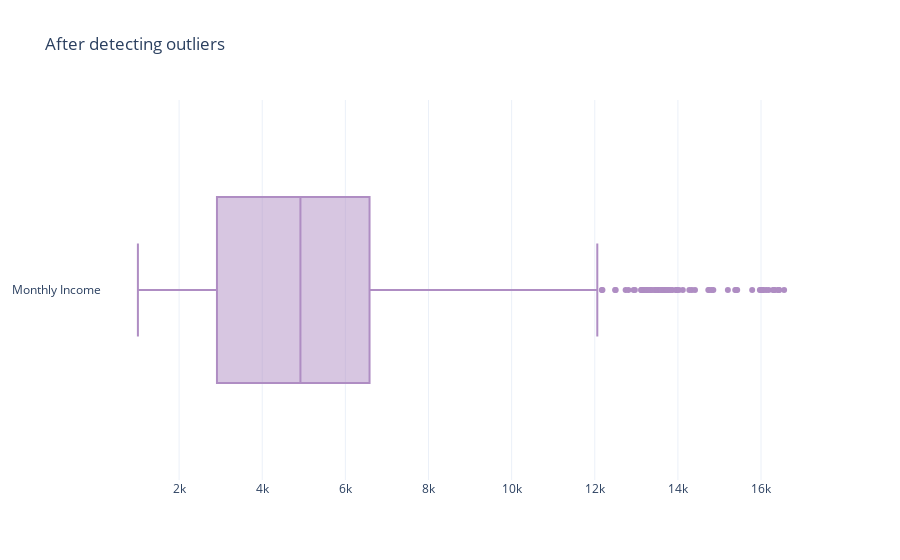

Notebook source saved alongside this figure:
### Code cell
fig = go.Figure()

fig.add_trace(go.Box(
    x=df_copy[att],
    name=name,
    marker_color=color
))
fig.update_layout(
    xaxis=dict(zeroline=False),
    boxmode='group',
    template="plotly_white",
    showlegend=False,
    title="After detecting outliers",
)
fig.update_traces(orientation='h') # horizontal box plots
fig.write_html('images/data4.html')
fig.show()

### Figure 1 — Plotly figure (JSON) as saved in the notebook; plotly's stock layout.template omitted (floating-point values rounded to 4 significant figures; data arrays with more than 128 entries replaced by an {"elided": "..."} marker saying what was removed)
{"data": [{"marker": {"color": "#af8dc3"}, "name": "Monthly Income", "orientation": "h", "type": "box", "x": {"elided": "1470 int values"}}], "layout": {"boxmode": "group", "showlegend": false, "title": {"text": "After detecting outliers"}, "xaxis": {"zeroline": false}}}
